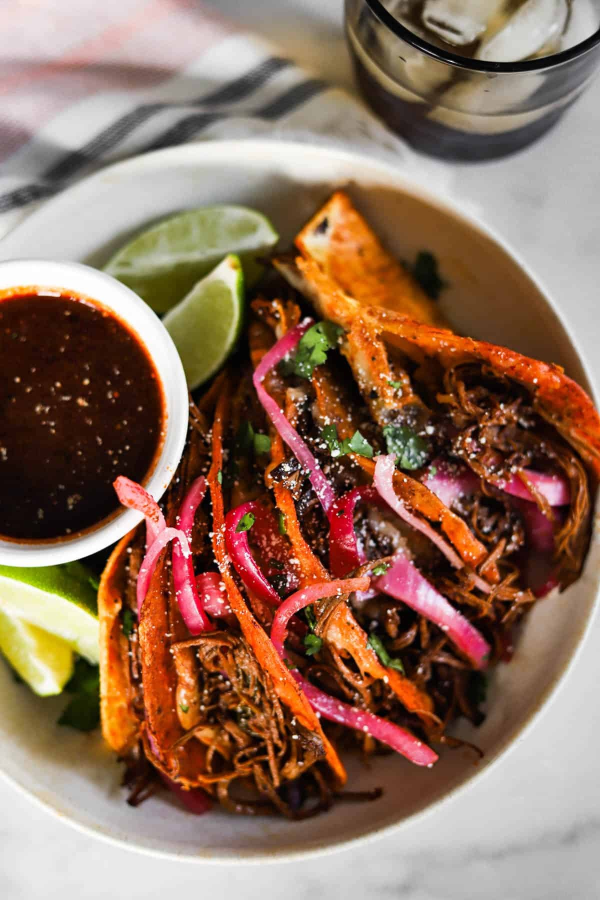
#> input picture birria-cookbook/photos/cover.jpg, 1200 x 1800 px (shown at 1/2 size); its folder holds 5 pictures in this run
$ python build_book.py
#> lines starting #> are read from the running program, lines starting #| are printed output that depends on the picture
#!/usr/bin/env python3
"""
Builds "TIJUANA BIRRIA: A Short, Illustrated Field Guide" (PDF, 8 x 10 in, ~18 pages).

python3 build_book.py
"""

import math
import os
import random

from PIL import Image, ImageDraw, ImageFont

from fpdf import FPDF
from fpdf.enums import MethodReturnValue

HERE = os.path.dirname(os.path.abspath(__file__))
ART = os.path.join(HERE, "photos")
JPG = os.path.join(HERE, "art_jpg")
FONTS = os.path.join(HERE, "fonts")

# ---------------------------------------------------------------- page metrics
W, H = 576.0, 720.0          # 8 x 10 inches @ 72pt
M = 48.0                     # side margin
CW = W - 2 * M               # content width = 472
TOP = 48.0
BOT = H - 56.0

# ------------------------------------------------------------------ palette
PAPER = (253, 248, 238)
CREAM = (247, 238, 220)
INK = (42, 32, 27)
INK2 = (86, 70, 58)
RED = (166, 46, 30)
RED_L = (198, 74, 52)
OCHRE = (184, 122, 42)
GOLD = (214, 168, 90)
GREEN = (104, 118, 62)
MUTED = (132, 114, 98)
LINE = (214, 198, 172)

FONT_DIR = FONTS


# ------------------------------------------------------------------ image prep
def prep_images():
    """Downscale + JPEG-encode the photographs once, cache in art_jpg/."""
    os.makedirs(JPG, exist_ok=True)
    out = {}
    for name in sorted(os.listdir(ART)):
        stem, ext = os.path.splitext(name)
        if ext.lower() not in (".jpg", ".jpeg", ".png", ".webp"):
            continue
        src = os.path.join(ART, name)
        dst = os.path.join(JPG, stem + ".jpg")
        if not os.path.exists(dst):
            im = Image.open(src).convert("RGB")
            if im.width > 1500:
                im = im.resize((1500, round(im.height * 1500 / im.width)),
                               Image.LANCZOS)
            im.save(dst, "JPEG", quality=86, optimize=True)
        out[stem] = dst
    # square centre-crop of the cover photo for the title page
    src = os.path.join(ART, "cover.jpg")
    dst = os.path.join(JPG, "cover_sq.jpg")
    if not os.path.exists(dst):
        im = Image.open(src).convert("RGB")
#> im is the input picture: PIL image 1200x1800 RGB; mean R, G, B 144.2, 112.4, 92.9
        side = min(im.size)
#> side = 1200
        im = im.crop(((im.width - side) // 2, (im.height - side) // 2,
                      (im.width + side) // 2, (im.height + side) // 2))
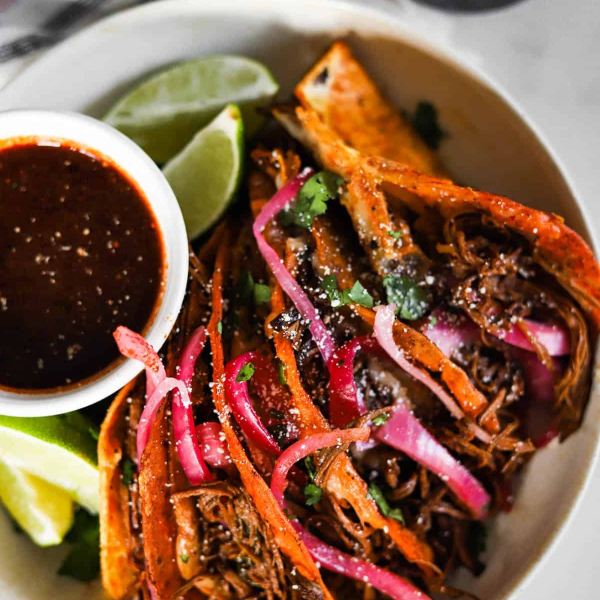
#> im: PIL image 1200x1200 RGB (shown at 1/2 size); mean R, G, B 135.8, 94.3, 68.9
        if side > 1200:
            im = im.resize((1200, 1200), Image.LANCZOS)
        im.save(dst, "JPEG", quality=86, optimize=True)
    out["cover_sq"] = dst
    return out


IMAGES = prep_images()


def img_ratio(key):
    im = Image.open(IMAGES[key])
    return im.height / im.width


# ------------------------------------------------------------------ pdf class
class Book(FPDF):
    def __init__(self):
#> (the run stopped early here; a loop or call above may not have finished)
